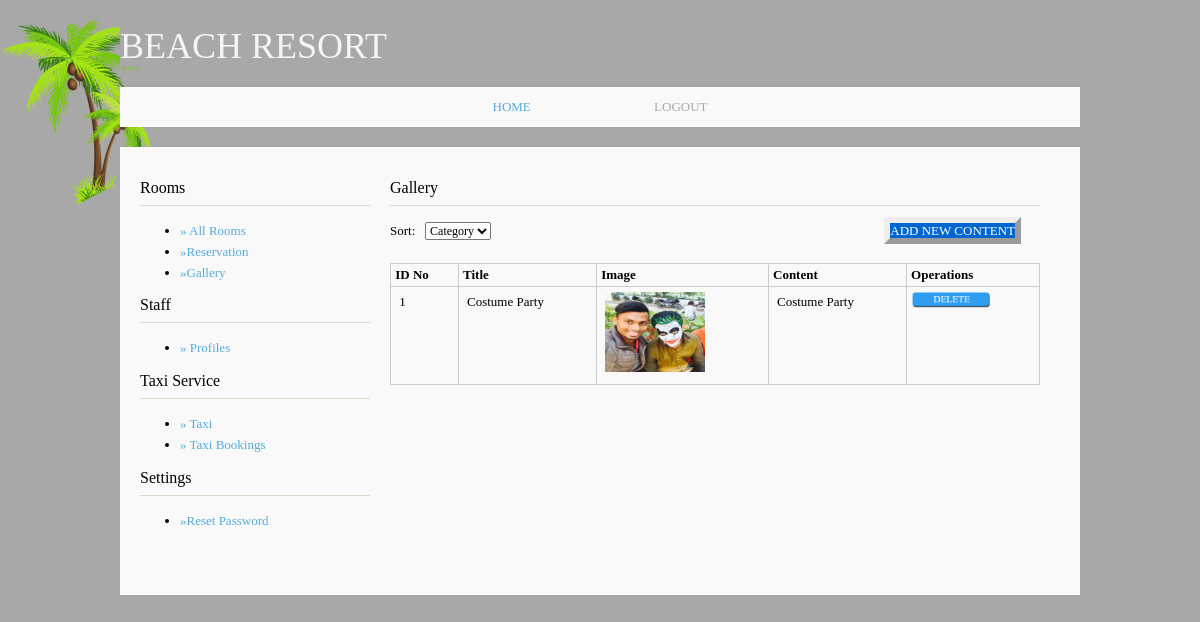
Screenshot of /admin/gallery.php (signed in) with the database file from the repository.
### tables this page shows
CREATE TABLE `gallery` (
  `id` int(10) NOT NULL,
  `name` varchar(100) NOT NULL,
  `image` varchar(200) NOT NULL,
  `content` varchar(500) NOT NULL,
  `status` int(2) NOT NULL
);

### db.php (called while the page is built)
<?php
class db
{
	public function getcon()
	{
		$con=mysqli_connect("localhost","root","","resort");
		return $con;
	}
	public function exe($sql)
	{
		$res=mysqli_query($this->getcon(),$sql);
		return $res;
	}
}
?>

### admin/gallery.php (the view, shortened to what this page needs)
<?php
include("../db.php");
$obj=new db();
if(isset($_SESSION["un"]))
{
?>
<?php include('header.php')?>
<div class="wrapper row3">
  <div class="rnd">
    <div id="container" class="clear">
      <div id="homepage" class="clear">
        <?php include('leftmenusmall.php')?>
        <div id="viewstaff">
          <h2>Gallery</h2>
          <label>Sort:&nbsp;&nbsp;</label>
             <select id="sort" name="sort" onchange="javascript:changeSID();">
              <option selected value="0">Category  </option>
                </select>
                <a href="add_gallery.php" style="margin-left:30em;
                color:#FFFFFF;
                background:#0266D0;
                border-style:outset;
                border-width:6px;">ADD NEW CONTENT</a>
                <?php
if ($_REQUEST['id'] == "")
{
	?><br /><br />
          <table border="1" align="center" >
  <tr>
    <th>&nbsp;ID No &nbsp; </th>
    <th>&nbsp;Title &nbsp; </th>
    <th>&nbsp;Image &nbsp; </th>
    <th>&nbsp;Content &nbsp; </th>
    <th>&nbsp;Operations &nbsp; </th>
  </tr><?php
 $sql="select * from gallery where status='1'";
$res=$obj->exe($sql);
while($r=mysqli_fetch_array($res)){
	?><tr>
    <td>&nbsp;<?php echo $r[0];?>&nbsp;</td>
    <td>&nbsp;<?php echo $r[1];?>&nbsp;</td>
    <td>&nbsp;<img src="../gallery/<?php echo $r[2]; ?>" width="100" height="80" />&nbsp;</td>
    <td>&nbsp;<?php echo $r[3];?>&nbsp;</td>
<td><a href="delete_gallery.php?idno=<?php echo $r[0];?>">
    <img src="../uploads/delete_button.jpg" width="80"/></a></td>
    </tr>
    <?php  }
  ?>
  </table>
<?php
}
  ?>
  </table></div>
      </div>
    </div>
  </div>
</div>
</body>
</html>
    <?php
}
?>

### admin/layout/styles/layout.css (style rules this page uses)
html { overflow-y:scroll; }
body { margin:0; padding:0; font-size:13px; font-family:Georgia, "Times New Roman", Times, serif; color:#979797; background-image:url(../../../images/back.jpg); }
.clear:after { content:"."; display:block; height:0; clear:both; visibility:hidden; line-height:0; }
.clear { display:inline-block; }
html[xmlns] .clear { display:block; }
a { outline:none; text-decoration:none; color:#0889D0; background-color:#F9F9F9; }
img { margin:0; padding:0; border:none; }
div.wrapper { position:relative; margin:0 auto 20px; width:960px; text-align:left; }
div.wrapper h1, div.wrapper h2, div.wrapper h3, div.wrapper h4, div.wrapper h5, div.wrapper h6 { margin:0 0 15px 0; padding:0; font-size:16px; font-weight:normal; font-style:normal; line-height:normal; }
.row2, .row3, .row4 { color:#000000; background-color:#F9F9F9; }
#header, #container, #footer { display:block; width:960px; }
.rnd { display:block; width:960px; padding:12px 0 0 0; background:url("images/round_top.gif") top left no-repeat; }
#container { width:920px; padding:20px; line-height:1.6em; background:url("images/round_bot.gif") bottom left no-repeat; }
#container a { color:#55ABDA; background-color:#F9F9F9; }
#container h1, #container h2, #container h3, #container h4, #container h5, #container h6 { padding-bottom:8px; border-bottom:1px solid #DEDACB; }

### admin/layout/styles/forms.css (style rules this page uses)
input, textarea, select { font-size:12px; font-family:inherit; }

### admin/layout/styles/tables.css (style rules this page uses)
table { width:100%; border-collapse:collapse; table-layout:auto; vertical-align:top; margin-bottom:15px; border:1px solid #CCCCCC; }
table tbody td { vertical-align:top; border-collapse:collapse; border-left:1px solid #CCCCCC; border-right:1px solid #CCCCCC; }
table thead th, table tbody td { padding:5px; border-collapse:collapse; }

### admin/layout/styles/homepage.css (style rules this page uses)
#homepage { position:relative; margin:0 auto 30px; display:block; width:100%; }
#homepage #viewstaff { display:block; float:left; width:650px; margin:0 0 0 20px; }

### rows the page displays
gallery: id "1", name "Costume Party", image (picture), content "Costume Party"
